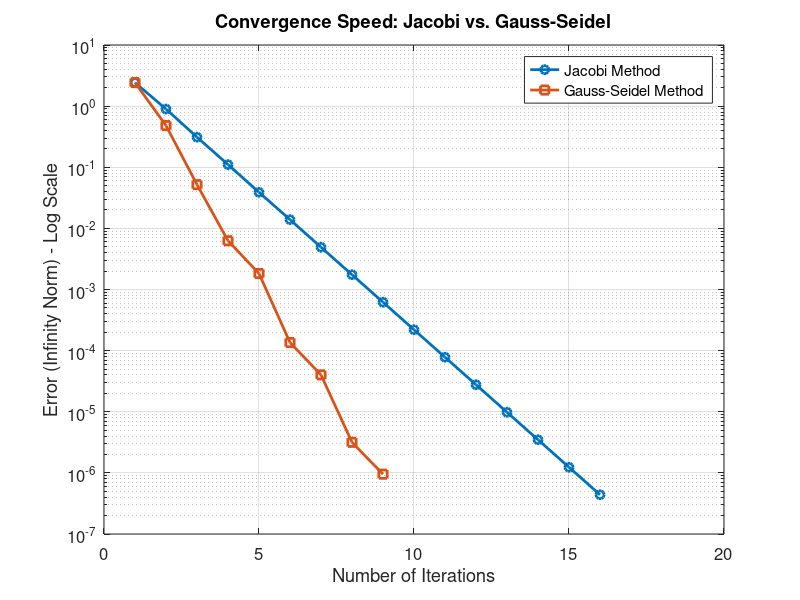

Write MATLAB code to recreate this figure.
clear; clc; close all;

% 1. definition
A = [7 -2 1 0;
     1 -9 3 -1;
     2 0 10 1;
     1 -1 1 6];
b = [17; 13; 15; 10];

n = length(b);

% 1. Naive Gauss Elimination Method
fprintf('--- 1. Naive Gauss Elimination Method ---\n');
Aug = [A b]; % Augmented matrix
x_gauss = zeros(n, 1);

% Forward Elimination
for k = 1:n-1
    for i = k+1:n
        factor = Aug(i,k) / Aug(k,k);
        Aug(i,k:n+1) = Aug(i,k:n+1) - factor * Aug(k,k:n+1);
    end
end

% Back Substitution
x_gauss(n) = Aug(n,n+1) / Aug(n,n);
for i = n-1:-1:1
    x_gauss(i) = (Aug(i,n+1) - Aug(i,i+1:n) * x_gauss(i+1:n)) / Aug(i,i);
end

fprintf('Solution (x):\n');
disp(x_gauss);
fprintf('\n');

% Iterative Methods Setup 
tol = 1e-6;          % Tolerance 
max_iter = 100;      % Maximum iterations
x0 = zeros(n, 1);    % Initial guess 

% 2. Jacobi Iteration Method
fprintf('--- 2. Jacobi Iteration Method ---\n');
fprintf(' Iter |     x1     |     x2     |     x3     |     x4     |    Error    \n');
fprintf('--------------------------------------------------------------------------\n');

x_jacobi = x0;
x_new_J = zeros(n, 1);
err_J = 100;
iter_J = 0;
history_err_J = []; % For plotting

while err_J > tol && iter_J < max_iter
    iter_J = iter_J + 1;
    
    for i = 1:n
        sum_val = 0;
        for j = 1:n
            if j ~= i
                sum_val = sum_val + A(i,j) * x_jacobi(j); % Uses ONLY old values
            end
        end
        x_new_J(i) = (b(i) - sum_val) / A(i,i);
    end
    
    % Infinity Norm Error 
    err_J = norm(x_new_J - x_jacobi, inf); 
    history_err_J(iter_J) = err_J;
    
    fprintf('%4d  | %10.6f | %10.6f | %10.6f | %10.6f | %11.6e\n', ...
            iter_J, x_new_J(1), x_new_J(2), x_new_J(3), x_new_J(4), err_J);
            
    x_jacobi = x_new_J; % Update state 
end
fprintf('=> Jacobi converged in %d iterations.\n\n', iter_J);

% 3. Gauss-Seidel Method
fprintf('--- 3. Gauss-Seidel Method ---\n');
fprintf(' Iter |     x1     |     x2     |     x3     |     x4     |    Error    \n');
fprintf('--------------------------------------------------------------------------\n');

x_gs = x0;
x_new_GS = x0;
err_GS = 100;
iter_GS = 0;
history_err_GS = []; % Plotting

while err_GS > tol && iter_GS < max_iter
    iter_GS = iter_GS + 1;
    
    for i = 1:n
        sum_val = 0;
        for j = 1:n
            if j ~= i
                % Uses newly calculated values
                sum_val = sum_val + A(i,j) * x_new_GS(j); 
            end
        end
        x_new_GS(i) = (b(i) - sum_val) / A(i,i);
    end
    
    % Infinity Norm Error
    err_GS = norm(x_new_GS - x_gs, inf);
    history_err_GS(iter_GS) = err_GS;
    
    fprintf('%4d  | %10.6f | %10.6f | %10.6f | %10.6f | %11.6e\n', ...
            iter_GS, x_new_GS(1), x_new_GS(2), x_new_GS(3), x_new_GS(4), err_GS);
            
    x_gs = x_new_GS; % Update state
end
fprintf('=> Gauss-Seidel converged in %d iterations.\n\n', iter_GS);

% 4. Figure Plotting
figure('Name', 'Convergence Speed Comparison', 'Position', [100, 100, 700, 500]);
semilogy(1:iter_J, history_err_J, '-o', 'LineWidth', 2, 'DisplayName', 'Jacobi Method');
hold on;
semilogy(1:iter_GS, history_err_GS, '-s', 'LineWidth', 2, 'DisplayName', 'Gauss-Seidel Method');
grid on;
title('Convergence Speed: Jacobi vs. Gauss-Seidel');
xlabel('Number of Iterations');
ylabel('Error (Infinity Norm) - Log Scale');
legend('Location', 'northeast');
set(gca, 'FontSize', 12);
